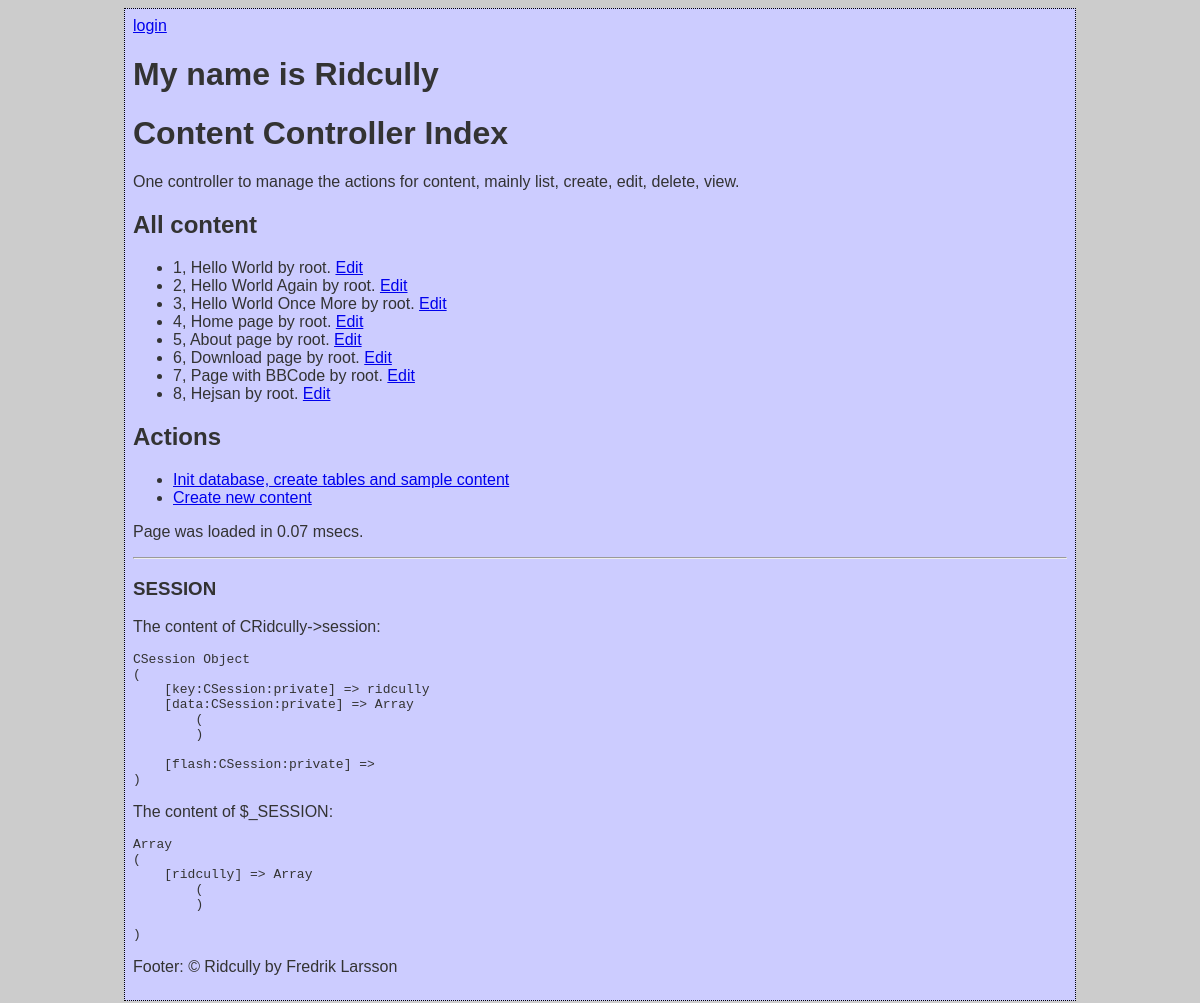
The page /content on the database its author committed.
### tables this page shows
CREATE TABLE r_content (id INTEGER PRIMARY KEY, key TEXT KEY, type TEXT, title TEXT, data TEXT, filter TEXT, idUser INT, created DATETIME default (datetime('now')), updated DATETIME default NULL, deleted DATETIME default NULL, FOREIGN KEY(idUser) REFERENCES r_user(id));

CREATE TABLE r_user (id INTEGER PRIMARY KEY, acronym TEXT UNIQUE, name TEXT, email TEXT UNIQUE, password TEXT, created DATETIME default (datetime('now')), updated DATETIME default NULL);

### src/CRidcully/CRidcully.php (called while the page is built, shortened)
<?php
class CRidcully implements ISingleton {
  private static $instance = null;
  public $request;
  public $data = array('main' => '',
      'title' => '',
      'header' => '',
      'footer' => '');
  public static function Instance() {
    if(self::$instance == null) {
      self::$instance = new CRidcully();
    }
    return self::$instance;
  }
   protected function __construct() {
    $this->views = new CViewContainer();
   }
  public function FrontControllerRoute() {
    $this->request = new CRequest();
    $this->request->Init($this->config['base_uri']);
    $controller = $this->request->controller;
    $method     = $this->request->method;
    $arguments  = $this->request->arguments;
    $controllerExists    = isset($this->config['controllers'][$controller]);
    $controllerEnabled   = false;
    $className           = false;
    $classExists         = false;
    if($controllerExists) {
      $controllerEnabled    = ($this->config['controllers'][$controller]['enabled'] === true);
      $className            = $this->config['controllers'][$controller]['class'];
      $classExists          = class_exists($className);
    }
    if($controllerExists && $controllerEnabled && $classExists) {
      $rc = new ReflectionClass($className);
      if($rc->implementsInterface('IController')) {
        if($rc->hasMethod($method)) {
          $controllerObj = $rc->newInstance();
          $methodObj = $rc->getMethod($method);
          $methodObj->invokeArgs($controllerObj, $arguments);
        } else {
          die("404. " . get_class() . ' error: Controller does not contain method.');
        }
      } else {
        die('404. ' . get_class() . ' error: Controller does not implement interface IController.');
      }
    }
    else {
      die('404. Page is not found.');
    }
  }
      public function ThemeEngineRender() {
        $themeName    = $this->config['theme']['name'];
        $themePath    = RIDCULLY_INSTALL_PATH . "/themes/{$themeName}";
        $themeUri     = $this->request->base_uri . "themes/{$themeName}";
        $this->data['stylesheet'] = "{$themeUri}/style.css";
        include_once RIDCULLY_INSTALL_PATH . '/themes/functions.php';
        extract($this->data);
        extract($this->views->GetData());
        include("{$themePath}/default.tpl.php");
      }
}
?>

### index.php (called while the page is built, shortened)
<?php
require(RIDCULLY_INSTALL_PATH . '/src/CRidcully/bootstrap.php');
$r = CRidcully::Instance();
$r->FrontControllerRoute();
$r->ThemeEngineRender();

### src/CDatabase/CDatabase.php (called while the page is built, shortened)
<?php
class CDatabase {
  private $db = null;
  public function __construct($dsn, $username = null, $password = null, $driver_options = null) {
    $this->db = new PDO($dsn, $username, $password, $driver_options);
    $this->db->SetAttribute(PDO::ATTR_ERRMODE, PDO::ERRMODE_EXCEPTION);
  }
  public function ExecuteSelectQueryAndFetchAll($query, $params=array()){
    $this->stmt = $this->db->prepare($query);
    $this->stmt->execute($params);
    return $this->stmt->fetchAll(PDO::FETCH_ASSOC);
  }
}

### src/CMContent/CMContent.php (called while the page is built, shortened)
<?php
class CMContent extends CObject implements IHasSQL, ArrayAccess {
    public static function SQL($key=null) {
        $order_order  = isset($args['order-order']) ? $args['order-order'] : 'ASC';
        $order_by     = isset($args['order-by'])    ? $args['order-by'] : 'id';
        $queries = array(
            'drop table content'      => "DROP TABLE IF EXISTS r_content;",
            'create table content'    => "CREATE TABLE IF NOT EXISTS r_content (id INTEGER PRIMARY KEY, key TEXT KEY, type TEXT, title TEXT, data TEXT, filter TEXT, idUser INT, created DATETIME default (datetime('now')), updated DATETIME default NULL, deleted DATETIME default NULL, FOREIGN KEY(idUser) REFERENCES r_user(id));",
            'insert content'          => 'INSERT INTO r_content (key,type,title,data,filter,idUser) VALUES (?,?,?,?,?,?);',
            'select * by id'          => 'SELECT c.*, u.acronym as owner FROM r_content AS c INNER JOIN r_user as u ON c.idUser=u.id WHERE c.id=?;',
            'select * by key'         => 'SELECT c.*, u.acronym as owner FROM r_content AS c INNER JOIN r_user as u ON c.idUser=u.id WHERE c.key=?;',
            'select * by type'        => "SELECT c.*, u.acronym as owner FROM r_content AS c INNER JOIN r_user as u ON c.idUser=u.id WHERE type=? ORDER BY {$order_by} {$order_order};",
            'select *'                => 'SELECT c.*, u.acronym as owner FROM r_content AS c INNER JOIN r_user as u ON c.idUser=u.id;',
            'update content'          => "UPDATE r_content SET key=?, type=?, title=?, data=?, filter=?, updated=datetime('now') WHERE id=?;",
        );
        return $queries[$key];
    }
    public function ListAll($args=null) {
        try {
            if(isset($args) && isset($args['type'])) {
                return $this->database->ExecuteSelectQueryAndFetchAll(self::SQL('select * by type', $args), array($args['type']));
            } else {
                return $this->database->ExecuteSelectQueryAndFetchAll(self::SQL('select *', $args));
            }
        } catch(Exception $e) {
            echo $e;
            return null;
        }
    }
}

### src/CCContent/CCContent.php (called while the page is built, shortened)
<?php
class CCContent extends CObject implements IController {
    public function Index() {
        $content = new CMContent();
        $this->views->SetTitle('Content Controller');
        $this->views->AddInclude(__DIR__ . '/index.tpl.php', array(
                        'contents' => $content->ListAll(),
                    ));
    }
}

### src/CRidcully/bootstrap.php (called while the page is built, shortened)
<?php
function autoload($aClassName) {
  $classFile = "/src/{$aClassName}/{$aClassName}.php";
   $file1 = RIDCULLY_INSTALL_PATH . $classFile;
}

### src/CRequest/CRequest.php (called while the page is built, shortened)
<?php
class CRequest {
	public function __construct($uriType=0) {
    $this->cleanUri       = $uriType= 1 ? true : false;
	}
	public function CreateUri($uri=null, $method=null, $arguments=null) {
    $prepend = $this->base_uri;
    $uri = trim($uri, '/');
    $method = empty($method) ? null : '/' . trim($method, '/');
    $arguments = empty($arguments) ? null : '/' . trim($arguments, '/');
    return $prepend . rtrim("$uri$method$arguments", '/');
  }
  public function Init($baseUri = null) {
		$scriptPart = $scriptName = $_SERVER['SCRIPT_NAME'];
		$currentUri = $this->GetCurrentUri();
		$parts 	    = parse_url($currentUri);
		$baseUri 		= !empty($baseUri) ? $baseUri : "{$parts['scheme']}://{$parts['host']}" . (isset($parts['port']) ? ":{$parts['port']}" : '') . rtrim(dirname($scriptName), '/');
		$this->base_uri 	  = rtrim($baseUri, '/') . '/';
  }
	public function GetCurrentUri() {
    $uri = "http";
    $uri .= (@$_SERVER["HTTPS"] == "on") ? 's' : '';
    $uri .= "://";
    $serverPort = ($_SERVER["SERVER_PORT"] == "80") ? '' :
    (($_SERVER["SERVER_PORT"] == 443 && @$_SERVER["HTTPS"] == "on") ? '' : ":{$_SERVER['SERVER_PORT']}");
    $uri .= $_SERVER["SERVER_NAME"] . $serverPort . htmlspecialchars($_SERVER["REQUEST_URI"]);
		return $uri;
	}
}

### src/CCContent/index.tpl.php (the view)
<h1>Content Controller Index</h1>
<p>One controller to manage the actions for content, mainly list, create, edit, delete, view.</p>
<h2>All content</h2>
<?php if($contents != null):?>
  <ul>
  <?php foreach($contents as $val):?>
    <li><?=$val["id"]?>, <?=$val["title"]?> by <?=$val["owner"]?>. <a href='<?=create_uri("content/edit/{$val["id"]}")?>'>Edit</a>
  <?php endforeach; ?>
  </ul>
<?php else:?>
  <p>No content exists.</p>
<?php endif;?>
<h2>Actions</h2>
<ul>
  <li><a href='<?=create_uri('content/init')?>'>Init database, create tables and sample content</a>
  <li><a href='<?=create_uri('content/create')?>'>Create new content</a>
</ul>

### src/CViewContainer/CViewContainer.php (shortened to what this page needs)
<?php
class CViewContainer {
   private $views = array();
   public function AddInclude($file, $variables=array()) {
     $this->views[] = array('type' => 'include', 'file' => $file, 'variables' => $variables);
  }
   public function Render() {
     foreach($this->views as $view) {
      switch($view['type']) {
        case 'include':
          extract($view['variables']);
          include($view['file']);
          break;
      }
     }
  }
}

### themes/default/style.css (style rules this page uses)
html { background: #ccc; }
body { margin: 8px auto; width: 934px; padding: 8px; background: #ccf; border: 1px dotted #000000; font-family: Verdana,Arial,Helvetica,sans-serif; color: #333333; }

### rows shown on the page
r_content: id "1", title "Hello World", idUser.acronym "root"
r_content: id "2", title "Hello World Again", idUser.acronym "root"
r_content: id "3", title "Hello World Once More", idUser.acronym "root"
r_content: id "4", title "Home page", idUser.acronym "root"
r_content: id "5", title "About page", idUser.acronym "root"
r_content: id "6", title "Download page", idUser.acronym "root"
r_content: id "7", title "Page with BBCode", idUser.acronym "root"
r_content: id "8", title "Hejsan", idUser.acronym "root"

### other values the page prints
htmlent(print_r($r->session, true)) "CSession Object ( [key:CSession:private] => ridcully [data:CSession:private] => Array ( ) [flash:CSession:private] => )"
htmlent(print_r($_SESSION, true)) "Array ( [ridcully] => Array ( ) )"
